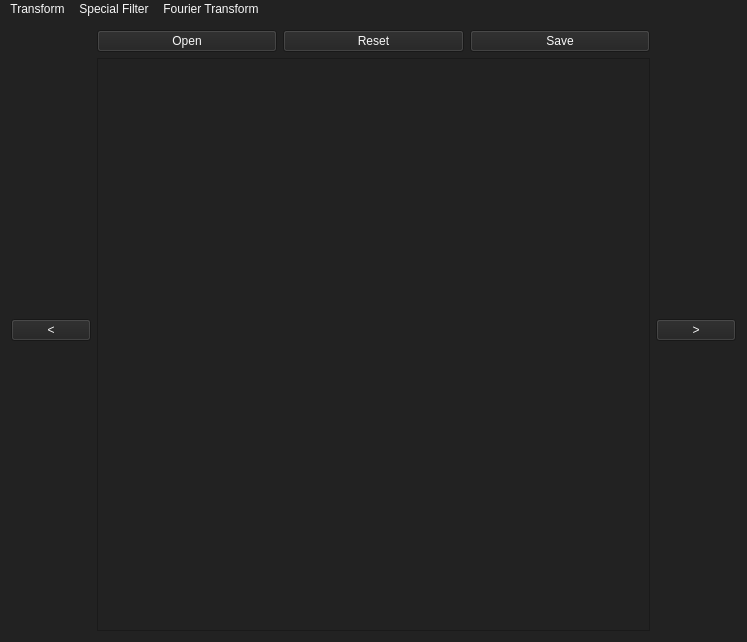
<?xml version="1.0" encoding="UTF-8"?>
<ui version="4.0">
 <class>MainWindow</class>
 <widget class="QMainWindow" name="MainWindow">
  <property name="windowModality">
   <enum>Qt::NonModal</enum>
  </property>
  <property name="geometry">
   <rect>
    <x>0</x>
    <y>0</y>
    <width>747</width>
    <height>642</height>
   </rect>
  </property>
  <property name="windowTitle">
   <string>MainWindow</string>
  </property>
  <property name="autoFillBackground">
   <bool>false</bool>
  </property>
  <property name="styleSheet">
   <string notr="true">font: 9pt &quot;新宋体&quot;;
selection-background-color: rgb(56, 56, 56);
color: rgb(247, 247, 247);
background-color: rgb(34, 34, 34);
</string>
  </property>
  <widget class="QWidget" name="centralWidget">
   <property name="sizePolicy">
    <sizepolicy hsizetype="Expanding" vsizetype="Expanding">
     <horstretch>0</horstretch>
     <verstretch>0</verstretch>
    </sizepolicy>
   </property>
   <property name="minimumSize">
    <size>
     <width>720</width>
     <height>576</height>
    </size>
   </property>
   <layout class="QVBoxLayout" name="verticalLayout_2">
    <item>
     <layout class="QHBoxLayout" name="horizontalLayout_3">
      <item>
       <widget class="QPushButton" name="PreviousButton">
        <property name="focusPolicy">
         <enum>Qt::NoFocus</enum>
        </property>
        <property name="text">
         <string>&lt;</string>
        </property>
       </widget>
      </item>
      <item>
       <layout class="QVBoxLayout" name="verticalLayout">
        <item>
         <layout class="QHBoxLayout" name="horizontalLayout_2">
          <item>
           <widget class="QPushButton" name="OpenButton">
            <property name="focusPolicy">
             <enum>Qt::NoFocus</enum>
            </property>
            <property name="text">
             <string>Open</string>
            </property>
           </widget>
          </item>
          <item>
           <widget class="QPushButton" name="ResetButton">
            <property name="focusPolicy">
             <enum>Qt::NoFocus</enum>
            </property>
            <property name="text">
             <string>Reset</string>
            </property>
           </widget>
          </item>
          <item>
           <widget class="QPushButton" name="SaveButton">
            <property name="focusPolicy">
             <enum>Qt::NoFocus</enum>
            </property>
            <property name="text">
             <string>Save</string>
            </property>
           </widget>
          </item>
         </layout>
        </item>
        <item>
         <widget class="QGraphicsView" name="graphicsView">
          <property name="focusPolicy">
           <enum>Qt::NoFocus</enum>
          </property>
          <property name="styleSheet">
           <string notr="true">background-color: rgb(34, 34, 34);
gridline-color: rgb(34, 34, 34);</string>
          </property>
         </widget>
        </item>
       </layout>
      </item>
      <item>
       <widget class="QPushButton" name="NextButton">
        <property name="focusPolicy">
         <enum>Qt::NoFocus</enum>
        </property>
        <property name="text">
         <string>&gt;</string>
        </property>
       </widget>
      </item>
     </layout>
    </item>
   </layout>
  </widget>
  <widget class="QMenuBar" name="menuBar">
   <property name="geometry">
    <rect>
     <x>0</x>
     <y>0</y>
     <width>747</width>
     <height>21</height>
    </rect>
   </property>
   <property name="styleSheet">
    <string notr="true">selection-background-color: rgb(56, 56, 56);</string>
   </property>
   <widget class="QMenu" name="menuTransform">
    <property name="focusPolicy">
     <enum>Qt::StrongFocus</enum>
    </property>
    <property name="autoFillBackground">
     <bool>false</bool>
    </property>
    <property name="styleSheet">
     <string notr="true">selection-background-color: rgb(55, 55, 55);</string>
    </property>
    <property name="title">
     <string>Transform</string>
    </property>
    <addaction name="actionrgb2gray"/>
    <addaction name="actionlogtransform"/>
    <addaction name="actionopposite"/>
    <addaction name="actioncontrastcontrol"/>
    <addaction name="actionHistEq"/>
    <addaction name="actionHistEqColor"/>
    <addaction name="actionHistEqColor2"/>
    <addaction name="actionAffine"/>
   </widget>
   <widget class="QMenu" name="menuSpecial_Filter">
    <property name="focusPolicy">
     <enum>Qt::StrongFocus</enum>
    </property>
    <property name="styleSheet">
     <string notr="true">selection-background-color: rgb(55, 55, 55);</string>
    </property>
    <property name="title">
     <string>Special Filter</string>
    </property>
    <addaction name="actionLinear"/>
    <addaction name="actionCrop"/>
    <addaction name="actionGauss"/>
    <addaction name="actionBilateral"/>
    <addaction name="actionMid"/>
    <addaction name="actionErode"/>
    <addaction name="actionDilate"/>
   </widget>
   <widget class="QMenu" name="menuFourier_Transform">
    <property name="focusPolicy">
     <enum>Qt::StrongFocus</enum>
    </property>
    <property name="styleSheet">
     <string notr="true">selection-background-color: rgb(55, 55, 55);</string>
    </property>
    <property name="title">
     <string>Fourier Transform</string>
    </property>
    <addaction name="actionFFT"/>
    <addaction name="actionIFFT"/>
    <addaction name="actionLowpass"/>
    <addaction name="actionHighpass"/>
   </widget>
   <addaction name="menuTransform"/>
   <addaction name="menuSpecial_Filter"/>
   <addaction name="menuFourier_Transform"/>
  </widget>
  <action name="actionrgb2gray">
   <property name="text">
    <string>rgb2gray</string>
   </property>
  </action>
  <action name="actionlogtransform">
   <property name="text">
    <string>log</string>
   </property>
  </action>
  <action name="actionopposite">
   <property name="text">
    <string>opposite</string>
   </property>
  </action>
  <action name="actioncontrastcontrol">
   <property name="text">
    <string>contrast control</string>
   </property>
  </action>
  <action name="actionHistEq">
   <property name="text">
    <string>HistEq</string>
   </property>
  </action>
  <action name="actionHistEqColor">
   <property name="text">
    <string>HistEqColor</string>
   </property>
  </action>
  <action name="actionHistEqColor2">
   <property name="text">
    <string>HistEqColor2</string>
   </property>
  </action>
  <action name="actionLinear">
   <property name="text">
    <string>Linear</string>
   </property>
  </action>
  <action name="actionCrop">
   <property name="text">
    <string>Crop</string>
   </property>
  </action>
  <action name="actionGauss">
   <property name="text">
    <string>Gauss</string>
   </property>
  </action>
  <action name="actionBilateral">
   <property name="text">
    <string>Bilateral</string>
   </property>
  </action>
  <action name="actionMid">
   <property name="text">
    <string>Mid</string>
   </property>
  </action>
  <action name="actionErode">
   <property name="text">
    <string>Erode</string>
   </property>
  </action>
  <action name="actionDilate">
   <property name="text">
    <string>Dilate</string>
   </property>
  </action>
  <action name="actionLowpass">
   <property name="text">
    <string>Low-pass</string>
   </property>
  </action>
  <action name="actionHighpass">
   <property name="text">
    <string>High-pass</string>
   </property>
  </action>
  <action name="actionFFT">
   <property name="text">
    <string>FFT</string>
   </property>
  </action>
  <action name="actionIFFT">
   <property name="text">
    <string>IFFT</string>
   </property>
  </action>
  <action name="actionAffine">
   <property name="text">
    <string>Affine Transformation</string>
   </property>
  </action>
 </widget>
 <layoutdefault spacing="6" margin="11"/>
 <resources/>
 <connections/>
</ui>
